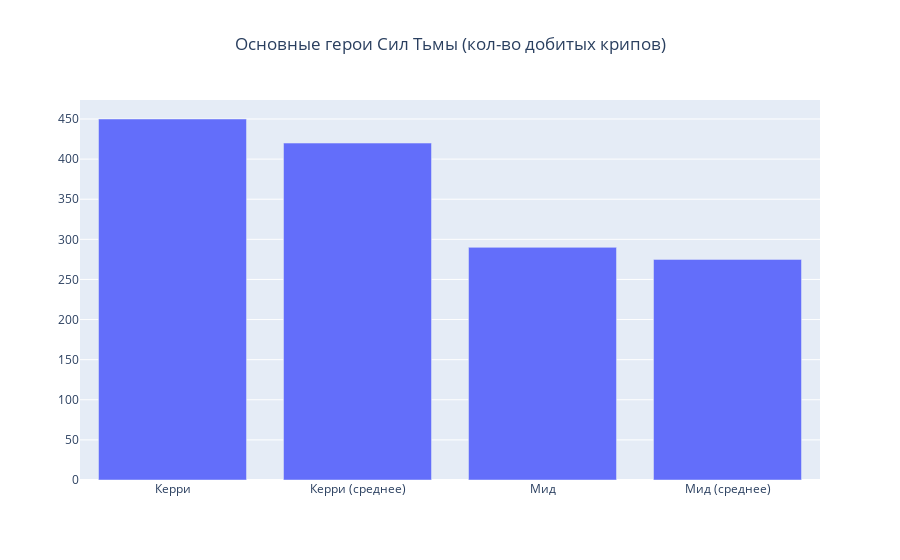

The notebook cell this image was saved under:
### Code cell
import plotly.graph_objects as go
fig = go.Figure(
    data=[go.Bar(x=['Керри', 'Керри (среднее)', 'Мид', 'Мид (среднее)'], y=[450, 420, 290, 275])],
    layout_title_text="Основные герои Сил Тьмы (кол-во добитых крипов)"
)
fig.update_layout(title_x=0.5)
fig

### Figure 1 — Plotly figure (JSON) as saved in the notebook; plotly's stock layout.template omitted (floating-point values rounded to 4 significant figures)
{"data": [{"type": "bar", "x": ["Керри", "Керри (среднее)", "Мид", "Мид (среднее)"], "y": [450, 420, 290, 275]}], "layout": {"autosize": true, "title": {"text": "Основные герои Сил Тьмы (кол-во добитых крипов)", "x": 0.5}, "xaxis": {"autorange": true, "range": [-0.5, 3.5], "type": "category"}, "yaxis": {"autorange": true, "range": [0, 473.7], "type": "linear"}}}
